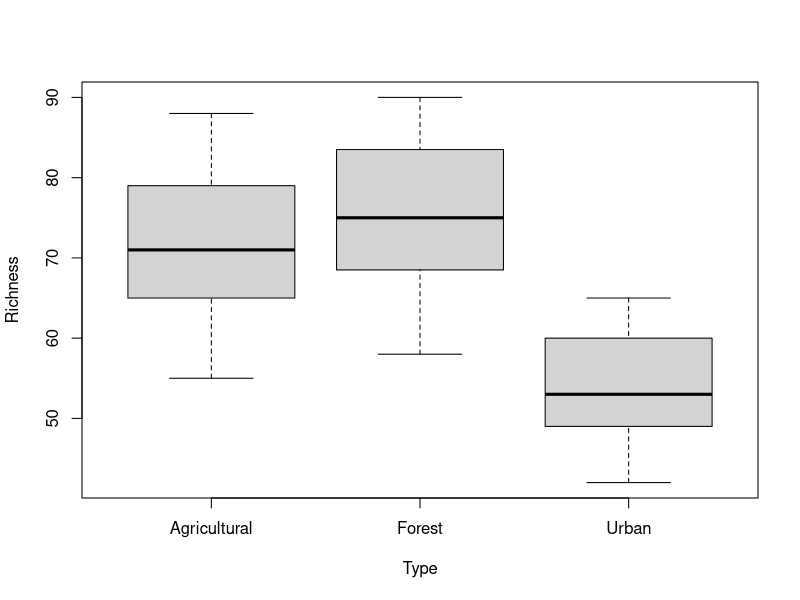
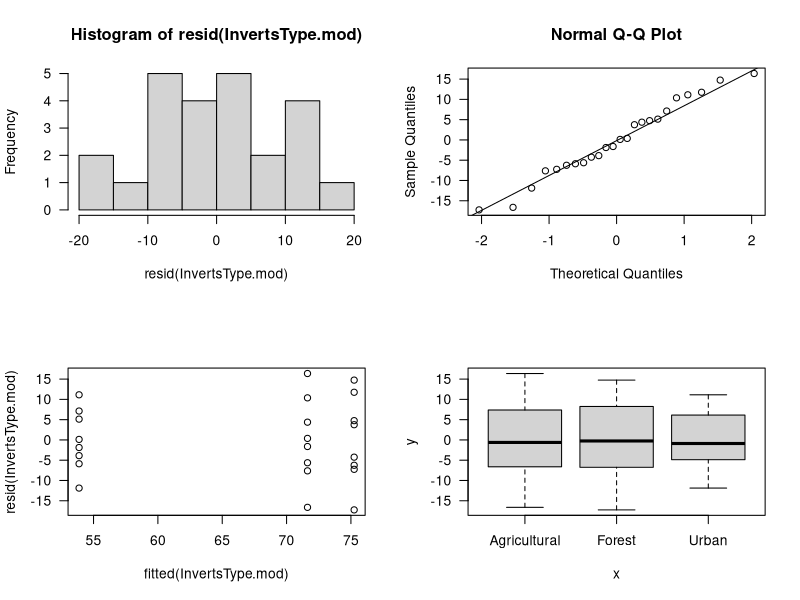
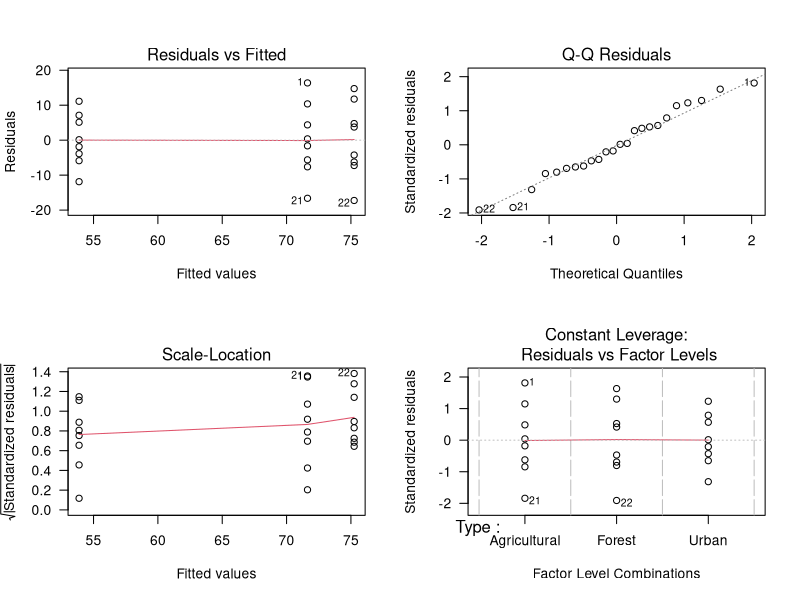
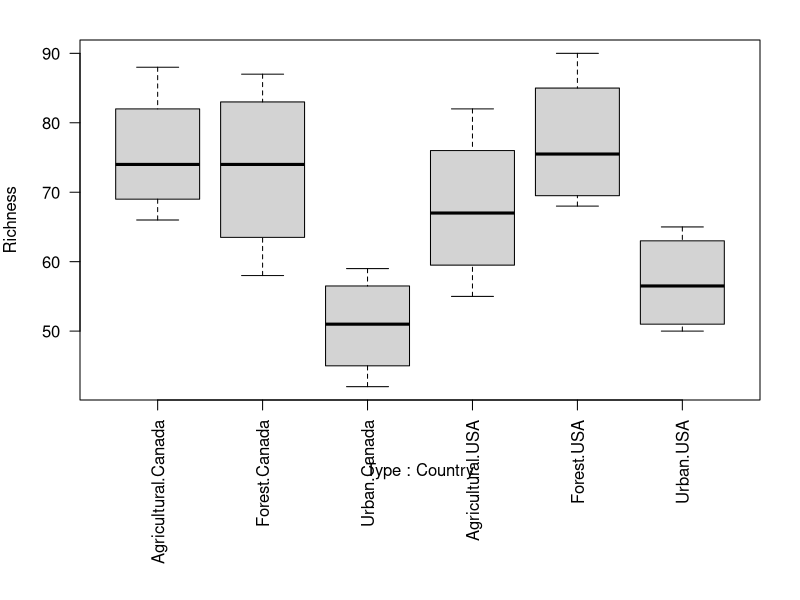
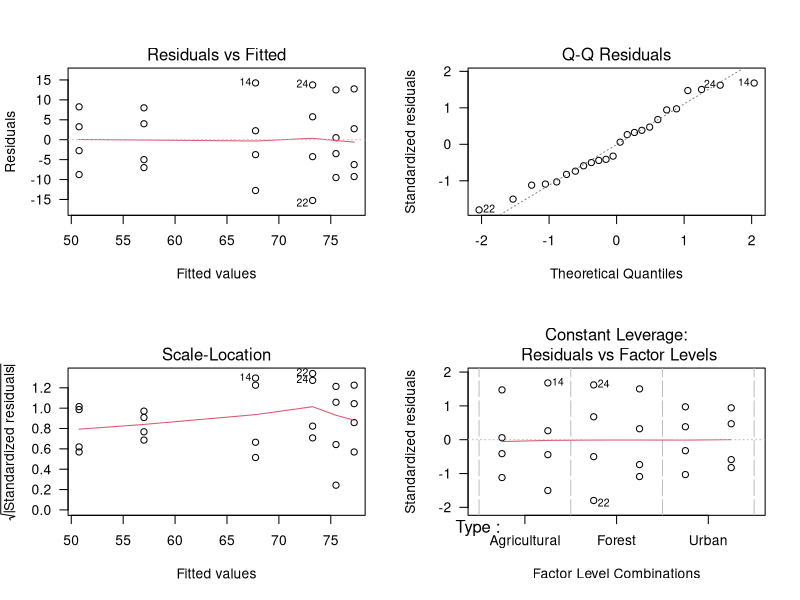

These charts were generated, in order, by the following R code: (Note: this script raises an error after producing the figures.)
## ---- chunk 1

# To output plots as .png figures, run this.

knitr::opts_chunk$set(
  fig.path = "Images/ANOVA/"
)
## ---- chunk 2
## Load packages that would theoretically have been loaded during previous lessons, to allow for functioning as a standalone script
library("dplyr")
library("tidyr")
## ---- chunk 3
# Read in Inverts data (first introduced in functions lesson)
	Inverts <- read.csv(file="../Data/Inverts.csv", stringsAsFactors=TRUE, header=TRUE)
## ---- chunk 4
plot(Richness ~ Type, data=Inverts)
## ---- chunk 5
# Set default values to op to be able to re-set later; 
# set current values to contr.helmert for unordered factors and contr.poly for ordered factors.
op <- options(contrasts = c(unordered="contr.helmert", ordered="contr.poly")) 

# Check contrasts in current settings, if you'd like
options()$contrasts
## ---- chunk 6
InvertsType.mod <- aov(Richness ~ Type, data=Inverts)
## ---- chunk 7
summary(InvertsType.mod)
## ---- chunk 8
par(mfrow=c(2,2))  # Set plot layout
hist(resid(InvertsType.mod), las=1)  # Look at distribution of residuals
qqnorm(resid(InvertsType.mod), las=1)  # Compare distribution of residuals to a normal distribution
qqline(resid(InvertsType.mod))
plot(fitted(InvertsType.mod), resid(InvertsType.mod), las=1)  # Do residuals vary by fitted values?
plot(Inverts$Type, resid(InvertsType.mod), las=1)  # Do the residuals vary by group?
par(mfrow=c(1,1))  # Re-set plot layout
## ---- chunk 9
par(mfrow=c(2,2))  # Set plot layout for 4 plots
plot(InvertsType.mod, las=1)  # Plot residuals for our ANOVA
par(mfrow=c(1,1))  # Re-set plot layout
## ---- chunk 10
TukeyHSD(InvertsType.mod)
## ---- chunk 11
p <- par(mar=c(10,4,2,2))  # Save current parameters & re-set margins to allow for long x-axis labels
boxplot(Richness ~ Type + Country, data=Inverts, las=2)
par(p)  # Reset margins
## ---- chunk 12
Inverts2way.mod <- aov(Richness ~ Type * Country, data=Inverts)
summary(Inverts2way.mod)  # F-test with Type I Sum of Squares (probably not appropriate!)
## ---- chunk 13
# With drop1, the scope argument designates the terms to be dropped; the . means all of them.
drop1(Inverts2way.mod, scope = ~., test="F")  

library("car")
Anova(Inverts2way.mod, type="III")  # Specify Type III SS
## ---- chunk 14
par(mfrow=c(2,2))  # Set plot layout
plot(Inverts2way.mod, las=1)
par(mfrow=c(1,1))  # Re-set plot layout
## ---- chunk 15
library("lsmeans")
# Which Types vary from the others, using a Tukey test?
	cld(lsmeans(Inverts2way.mod, specs="Type"), alpha=0.05, adjust="tukey", Letters=letters) 
